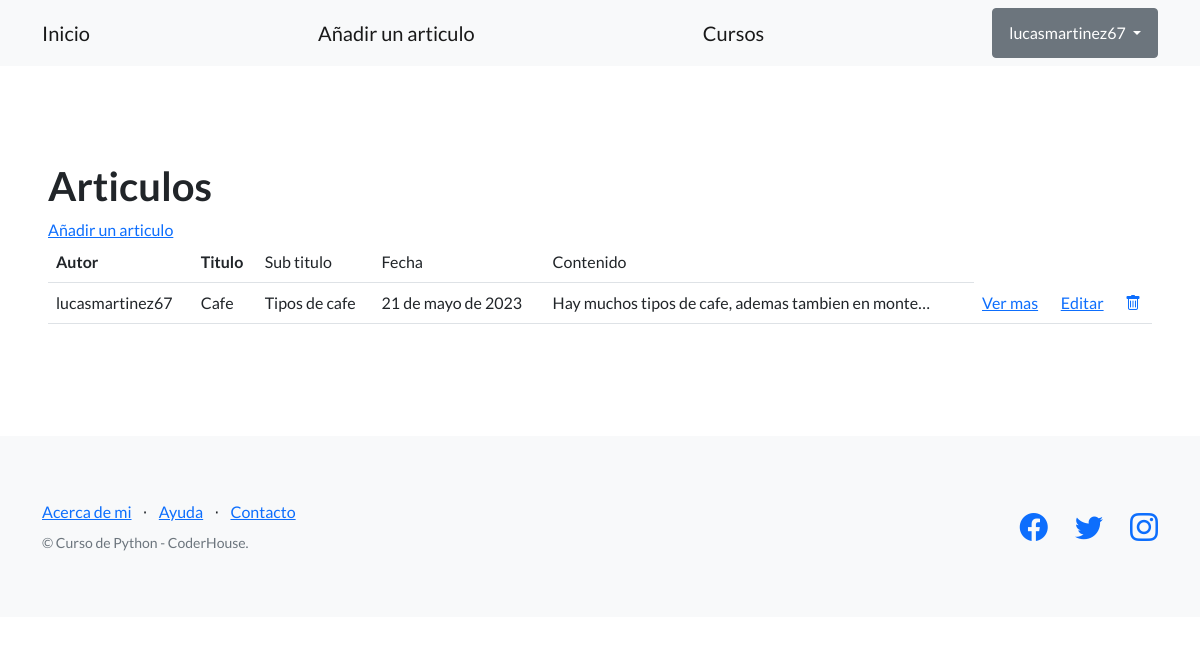
Page /pages/articulos/ (signed in) on the committed database.
### AppBlog/models.py (models this page shows, shortened)
class Articulo(models.Model):
    autor = models.ForeignKey(User, on_delete=models.SET_NULL, null=True)
    titulo = models.CharField(max_length=256)
    sub_titulo = models.CharField(max_length=256)
    fecha = models.DateField()
    contenido = models.TextField()

### AppBlog/views.py (the view)
# urls.py: path('articulos/', views.ArticuloListView.as_view(), name="articulo_list"),
class ArticuloListView(ListView):
    model = Articulo
    template_name = 'AppBlog/articulo_list.html'

### AppBlog/templates/AppBlog/articulo_list.html
{% extends "AppBlog/base.html" %}
{% block contenido %}
<section>
  <div>
    <h1>Articulos</h1>
    <a href="{% url 'crear_articulo' %}">Añadir un articulo</a>
    <table class="table">
      <tbody>
        <tr>
          <th>Autor</th>
          <th>Titulo</th>
          <td>Sub titulo</td>
          <td>Fecha</td>
          <td>Contenido</td>
        </tr>
        {% for articulo in object_list %}
        <tr>
          <td>{{ articulo.autor }}</td>
          <td>{{ articulo.titulo }}</td>
          <td>{{ articulo.sub_titulo }}</td>
          <td>{{ articulo.fecha}}</td>
          <td>{{ articulo.contenido|truncatechars:50}}</td>
          <td>
            <a href="{% url 'ver_articulo' articulo.id %}">Ver mas</a>
          </td>
          {% if user == articulo.autor %}
          <td>
            <a href="{% url 'editar_articulo' articulo.id %}">Editar</a>
          </td>
          <td>
            <a href="{% url 'eliminar_articulo' articulo.id %}">
              <i class="bi bi-trash"></i>
            </a>
          </td>
          {% endif %}
        </tr>
        {% endfor %}
      </tbody>
    </table>
  </div>
</section>
{% endblock contenido %}

### AppBlog/templates/AppBlog/base.html (shortened to what this page needs)
{% load static %}
<!DOCTYPE html>
<html lang="en">
    <head>
        <link href="https://cdn.jsdelivr.net/npm/bootstrap-icons@1.5.0/font/bootstrap-icons.css" rel="stylesheet" type="text/css" />
        <link href="{%static 'css/styles.css' %}" rel="stylesheet" />
    </head>
    <body>
        <nav class="navbar navbar-light bg-light static-top">
            <div class="container">
                <a class="navbar-brand" href="{% url 'inicio' %}">Inicio</a>
                <a class="navbar-brand" href="{% url 'articulo_list' %}">Añadir un articulo</a>
                <a class="navbar-brand" href="">Cursos</a>
                {% if user.is_authenticated %}
                <div class="dropdown">
                    <button class="btn btn-secondary dropdown-toggle" type="button" id="dropdownMenuButton1" data-bs-toggle="dropdown" aria-expanded="false">
                        <div style="display: inline-flex;">
                            <span>{{ user.username }}</span>
                        </div>
                    </button>
                    </div>
                </div>
                {% else %}
                <a class="btn btn-primary" href="{% url 'login' %}">Iniciar sesión</a>
                <a class="btn btn-success" href="{% url 'registro' %}">Crear cuenta</a>
                {% endif %}
         </nav>
        <section style="padding:6rem 3rem;">
        {% block contenido%}
        {% endblock contenido %}
        </section>
        <footer class="footer bg-light">
            <div class="container">
                <div class="row">
                    <div class="col-lg-6 h-100 text-center text-lg-start my-auto">
                        <ul class="list-inline mb-2">
                            <li class="list-inline-item"><a href="{% url 'sobre_mi' %}">Acerca de mi</a></li>
                            <li class="list-inline-item">⋅</li>
                            <li class="list-inline-item"><a href="#!">Ayuda</a></li>
                            <li class="list-inline-item">⋅</li>
                            <li class="list-inline-item"><a href="#!">Contacto</a></li>
                        </ul>
                        <p class="text-muted small mb-4 mb-lg-0">&copy; Curso de Python - CoderHouse.</p>
                    </div>
                    <div class="col-lg-6 h-100 text-center text-lg-end my-auto">
                        <ul class="list-inline mb-0">
                            <li class="list-inline-item me-4">
                                <a href="#!"><i class="bi-facebook fs-3"></i></a>
                            </li>
                            <li class="list-inline-item me-4">
                                <a href="#!"><i class="bi-twitter fs-3"></i></a>
                            </li>
                            <li class="list-inline-item">
                                <a href=""><i class="bi-instagram fs-3"></i></a>
                            </li>
                        </ul>
                    </div>
                </div>
            </div>
        </footer>
    </body>
</html>

### rows in the picture
Articulo: autor "lucasmartinez67", titulo "Cafe", sub_titulo "Tipos de cafe", fecha "21 de mayo de 2023", contenido "Hay muchos tipos de cafe, ademas tambien en monte…", shows "Editar"

### other values in the picture
{{ user.username }} "lucasmartinez67"
